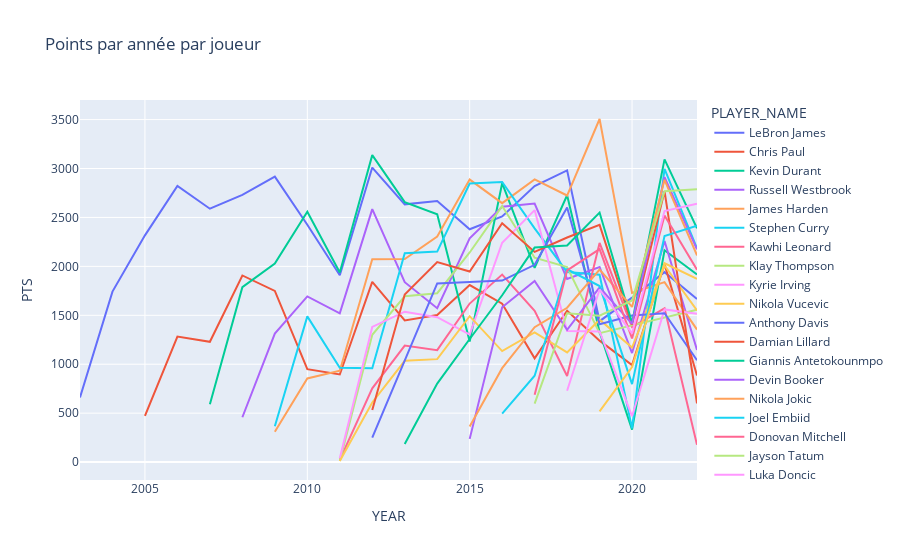

Write notebook code for a chart like this one.
### Code cell
import plotly.express as px
fig = px.line(aggregated_data, x='YEAR', y='PTS', color='PLAYER_NAME', title='Points par année par joueur')
fig.show()

### Figure 1 — Plotly figure (JSON) as saved in the notebook; plotly's stock layout.template omitted (floating-point values rounded to 4 significant figures)
{"data": [{"hovertemplate": "PLAYER_NAME=LeBron James<br>YEAR=%{x}<br>PTS=%{y}<extra></extra>", "legendgroup": "LeBron James", "line": {"color": "#636efa", "dash": "solid"}, "marker": {"symbol": "circle"}, "mode": "lines", "name": "LeBron James", "orientation": "v", "showlegend": true, "type": "scatter", "x": [2003, 2004, 2005, 2006, 2007, 2008, 2009, 2010, 2011, 2012, 2013, 2014, 2015, 2016, 2017, 2018, 2019, 2020, 2021, 2022], "xaxis": "x", "y": [661, 1742, 2317, 2821, 2589, 2731, 2917, 2426, 1910, 3010, 2634, 2667, 2379, 2511, 2820, 2981, 1440, 1680, 1941, 1667], "yaxis": "y"}, {"hovertemplate": "PLAYER_NAME=Chris Paul<br>YEAR=%{x}<br>PTS=%{y}<extra></extra>", "legendgroup": "Chris Paul", "line": {"color": "#EF553B", "dash": "solid"}, "marker": {"symbol": "circle"}, "mode": "lines", "name": "Chris Paul", "orientation": "v", "showlegend": true, "type": "scatter", "x": [2005, 2006, 2007, 2008, 2009, 2010, 2011, 2012, 2013, 2014, 2015, 2016, 2017, 2018, 2019, 2020, 2021, 2022], "xaxis": "x", "y": [473, 1283, 1229, 1907, 1749, 949, 895, 1842, 1448, 1502, 1809, 1619, 1060, 1547, 1241, 991, 2023, 884], "yaxis": "y"}, {"hovertemplate": "PLAYER_NAME=Kevin Durant<br>YEAR=%{x}<br>PTS=%{y}<extra></extra>", "legendgroup": "Kevin Durant", "line": {"color": "#00cc96", "dash": "solid"}, "marker": {"symbol": "circle"}, "mode": "lines", "name": "Kevin Durant", "orientation": "v", "showlegend": true, "type": "scatter", "x": [2007, 2008, 2009, 2010, 2011, 2012, 2013, 2014, 2015, 2016, 2017, 2018, 2019, 2020, 2021, 2022], "xaxis": "x", "y": [591, 1787, 2028, 2559, 1937, 3137, 2657, 2533, 1232, 2850, 1985, 2727, 1330, 332, 2165, 1917], "yaxis": "y"}, {"hovertemplate": "PLAYER_NAME=Russell Westbrook<br>YEAR=%{x}<br>PTS=%{y}<extra></extra>", "legendgroup": "Russell Westbrook", "line": {"color": "#ab63fa", "dash": "solid"}, "marker": {"symbol": "circle"}, "mode": "lines", "name": "Russell Westbrook", "orientation": "v", "showlegend": true, "type": "scatter", "x": [2008, 2009, 2010, 2011, 2012, 2013, 2014, 2015, 2016, 2017, 2018, 2019, 2020, 2021, 2022], "xaxis": "x", "y": [458, 1313, 1693, 1520, 2585, 1838, 1572, 2287, 2610, 2642, 1872, 1994, 1114, 2260, 1145], "yaxis": "y"}, {"hovertemplate": "PLAYER_NAME=James Harden<br>YEAR=%{x}<br>PTS=%{y}<extra></extra>", "legendgroup": "James Harden", "line": {"color": "#FFA15A", "dash": "solid"}, "marker": {"symbol": "circle"}, "mode": "lines", "name": "James Harden", "orientation": "v", "showlegend": true, "type": "scatter", "x": [2009, 2010, 2011, 2012, 2013, 2014, 2015, 2016, 2017, 2018, 2019, 2020, 2021, 2022], "xaxis": "x", "y": [310, 855, 933, 2073, 2075, 2305, 2887, 2646, 2888, 2724, 3506, 1729, 1839, 1354], "yaxis": "y"}, {"hovertemplate": "PLAYER_NAME=Stephen Curry<br>YEAR=%{x}<br>PTS=%{y}<extra></extra>", "legendgroup": "Stephen Curry", "line": {"color": "#19d3f3", "dash": "solid"}, "marker": {"symbol": "circle"}, "mode": "lines", "name": "Stephen Curry", "orientation": "v", "showlegend": true, "type": "scatter", "x": [2009, 2010, 2011, 2012, 2013, 2014, 2015, 2016, 2017, 2018, 2019, 2020, 2021, 2022], "xaxis": "x", "y": [366, 1489, 963, 958, 2134, 2151, 2846, 2863, 2388, 1943, 1914, 344, 2996, 2185], "yaxis": "y"}, {"hovertemplate": "PLAYER_NAME=Kawhi Leonard<br>YEAR=%{x}<br>PTS=%{y}<extra></extra>", "legendgroup": "Kawhi Leonard", "line": {"color": "#FF6692", "dash": "solid"}, "marker": {"symbol": "circle"}, "mode": "lines", "name": "Kawhi Leonard", "orientation": "v", "showlegend": true, "type": "scatter", "x": [2011, 2012, 2013, 2014, 2015, 2016, 2017, 2018, 2019, 2020, 2021, 2022], "xaxis": "x", "y": [23, 753, 1190, 1144, 1620, 1916, 1546, 879, 2239, 1379, 1571, 176], "yaxis": "y"}, {"hovertemplate": "PLAYER_NAME=Klay Thompson<br>YEAR=%{x}<br>PTS=%{y}<extra></extra>", "legendgroup": "Klay Thompson", "line": {"color": "#B6E880", "dash": "solid"}, "marker": {"symbol": "circle"}, "mode": "lines", "name": "Klay Thompson", "orientation": "v", "showlegend": true, "type": "scatter", "x": [2011, 2012, 2013, 2014, 2015, 2016, 2017, 2018, 2019, 2022], "xaxis": "x", "y": [12, 1301, 1694, 1726, 2142, 2616, 2088, 1993, 1317, 1558], "yaxis": "y"}, {"hovertemplate": "PLAYER_NAME=Kyrie Irving<br>YEAR=%{x}<br>PTS=%{y}<extra></extra>", "legendgroup": "Kyrie Irving", "line": {"color": "#FF97FF", "dash": "solid"}, "marker": {"symbol": "circle"}, "mode": "lines", "name": "Kyrie Irving", "orientation": "v", "showlegend": true, "type": "scatter", "x": [2011, 2012, 2013, 2014, 2015, 2016, 2017, 2018, 2019, 2020, 2021, 2022], "xaxis": "x", "y": [40, 1381, 1537, 1481, 1302, 2241, 2575, 1340, 1335, 469, 1560, 1516], "yaxis": "y"}, {"hovertemplate": "PLAYER_NAME=Nikola Vucevic<br>YEAR=%{x}<br>PTS=%{y}<extra></extra>", "legendgroup": "Nikola Vucevic", "line": {"color": "#FECB52", "dash": "solid"}, "marker": {"symbol": "circle"}, "mode": "lines", "name": "Nikola Vucevic", "orientation": "v", "showlegend": true, "type": "scatter", "x": [2011, 2012, 2013, 2014, 2015, 2016, 2017, 2018, 2019, 2020, 2021, 2022], "xaxis": "x", "y": [11, 609, 1035, 1052, 1491, 1134, 1326, 1121, 1455, 1170, 2009, 1549], "yaxis": "y"}, {"hovertemplate": "PLAYER_NAME=Anthony Davis<br>YEAR=%{x}<br>PTS=%{y}<extra></extra>", "legendgroup": "Anthony Davis", "line": {"color": "#636efa", "dash": "solid"}, "marker": {"symbol": "circle"}, "mode": "lines", "name": "Anthony Davis", "orientation": "v", "showlegend": true, "type": "scatter", "x": [2012, 2013, 2014, 2015, 2016, 2017, 2018, 2019, 2020, 2021, 2022], "xaxis": "x", "y": [250, 1046, 1826, 1841, 1855, 2016, 2602, 1409, 1498, 1521, 1041], "yaxis": "y"}, {"hovertemplate": "PLAYER_NAME=Damian Lillard<br>YEAR=%{x}<br>PTS=%{y}<extra></extra>", "legendgroup": "Damian Lillard", "line": {"color": "#EF553B", "dash": "solid"}, "marker": {"symbol": "circle"}, "mode": "lines", "name": "Damian Lillard", "orientation": "v", "showlegend": true, "type": "scatter", "x": [2012, 2013, 2014, 2015, 2016, 2017, 2018, 2019, 2020, 2021, 2022], "xaxis": "x", "y": [532, 1713, 2043, 1947, 2441, 2148, 2295, 2424, 1405, 2768, 599], "yaxis": "y"}, {"hovertemplate": "PLAYER_NAME=Giannis Antetokounmpo<br>YEAR=%{x}<br>PTS=%{y}<extra></extra>", "legendgroup": "Giannis Antetokounmpo", "line": {"color": "#00cc96", "dash": "solid"}, "marker": {"symbol": "circle"}, "mode": "lines", "name": "Giannis Antetokounmpo", "orientation": "v", "showlegend": true, "type": "scatter", "x": [2013, 2014, 2015, 2016, 2017, 2018, 2019, 2020, 2021, 2022], "xaxis": "x", "y": [184, 802, 1258, 1705, 2192, 2214, 2550, 1423, 3094, 2389], "yaxis": "y"}, {"hovertemplate": "PLAYER_NAME=Devin Booker<br>YEAR=%{x}<br>PTS=%{y}<extra></extra>", "legendgroup": "Devin Booker", "line": {"color": "#ab63fa", "dash": "solid"}, "marker": {"symbol": "circle"}, "mode": "lines", "name": "Devin Booker", "orientation": "v", "showlegend": true, "type": "scatter", "x": [2015, 2016, 2017, 2018, 2019, 2020, 2021, 2022], "xaxis": "x", "y": [237, 1582, 1850, 1351, 1786, 1413, 2912, 2174], "yaxis": "y"}, {"hovertemplate": "PLAYER_NAME=Nikola Jokic<br>YEAR=%{x}<br>PTS=%{y}<extra></extra>", "legendgroup": "Nikola Jokic", "line": {"color": "#FFA15A", "dash": "solid"}, "marker": {"symbol": "circle"}, "mode": "lines", "name": "Nikola Jokic", "orientation": "v", "showlegend": true, "type": "scatter", "x": [2015, 2016, 2017, 2018, 2019, 2020, 2021, 2022], "xaxis": "x", "y": [364, 960, 1379, 1577, 1968, 1586, 2885, 2112], "yaxis": "y"}, {"hovertemplate": "PLAYER_NAME=Joel Embiid<br>YEAR=%{x}<br>PTS=%{y}<extra></extra>", "legendgroup": "Joel Embiid", "line": {"color": "#19d3f3", "dash": "solid"}, "marker": {"symbol": "circle"}, "mode": "lines", "name": "Joel Embiid", "orientation": "v", "showlegend": true, "type": "scatter", "x": [2016, 2017, 2018, 2019, 2020, 2021, 2022], "xaxis": "x", "y": [496, 883, 1970, 1799, 797, 2309, 2416], "yaxis": "y"}, {"hovertemplate": "PLAYER_NAME=Donovan Mitchell<br>YEAR=%{x}<br>PTS=%{y}<extra></extra>", "legendgroup": "Donovan Mitchell", "line": {"color": "#FF6692", "dash": "solid"}, "marker": {"symbol": "circle"}, "mode": "lines", "name": "Donovan Mitchell", "orientation": "v", "showlegend": true, "type": "scatter", "x": [2017, 2018, 2019, 2020, 2021, 2022], "xaxis": "x", "y": [687, 1958, 2176, 1264, 2521, 1966], "yaxis": "y"}, {"hovertemplate": "PLAYER_NAME=Jayson Tatum<br>YEAR=%{x}<br>PTS=%{y}<extra></extra>", "legendgroup": "Jayson Tatum", "line": {"color": "#B6E880", "dash": "solid"}, "marker": {"symbol": "circle"}, "mode": "lines", "name": "Jayson Tatum", "orientation": "v", "showlegend": true, "type": "scatter", "x": [2017, 2018, 2019, 2020, 2021, 2022], "xaxis": "x", "y": [597, 1521, 1496, 1651, 2767, 2788], "yaxis": "y"}, {"hovertemplate": "PLAYER_NAME=Luka Doncic<br>YEAR=%{x}<br>PTS=%{y}<extra></extra>", "legendgroup": "Luka Doncic", "line": {"color": "#FF97FF", "dash": "solid"}, "marker": {"symbol": "circle"}, "mode": "lines", "name": "Luka Doncic", "orientation": "v", "showlegend": true, "type": "scatter", "x": [2018, 2019, 2020, 2021, 2022], "xaxis": "x", "y": [729, 1764, 1316, 2566, 2640], "yaxis": "y"}, {"hovertemplate": "PLAYER_NAME=Ja Morant<br>YEAR=%{x}<br>PTS=%{y}<extra></extra>", "legendgroup": "Ja Morant", "line": {"color": "#FECB52", "dash": "solid"}, "marker": {"symbol": "circle"}, "mode": "lines", "name": "Ja Morant", "orientation": "v", "showlegend": true, "type": "scatter", "x": [2019, 2020, 2021, 2022], "xaxis": "x", "y": [519, 970, 2032, 1872], "yaxis": "y"}], "layout": {"legend": {"title": {"text": "PLAYER_NAME"}, "tracegroupgap": 0}, "title": {"text": "Points par année par joueur"}, "xaxis": {"anchor": "y", "domain": [0, 1], "title": {"text": "YEAR"}}, "yaxis": {"anchor": "x", "domain": [0, 1], "title": {"text": "PTS"}}}}
